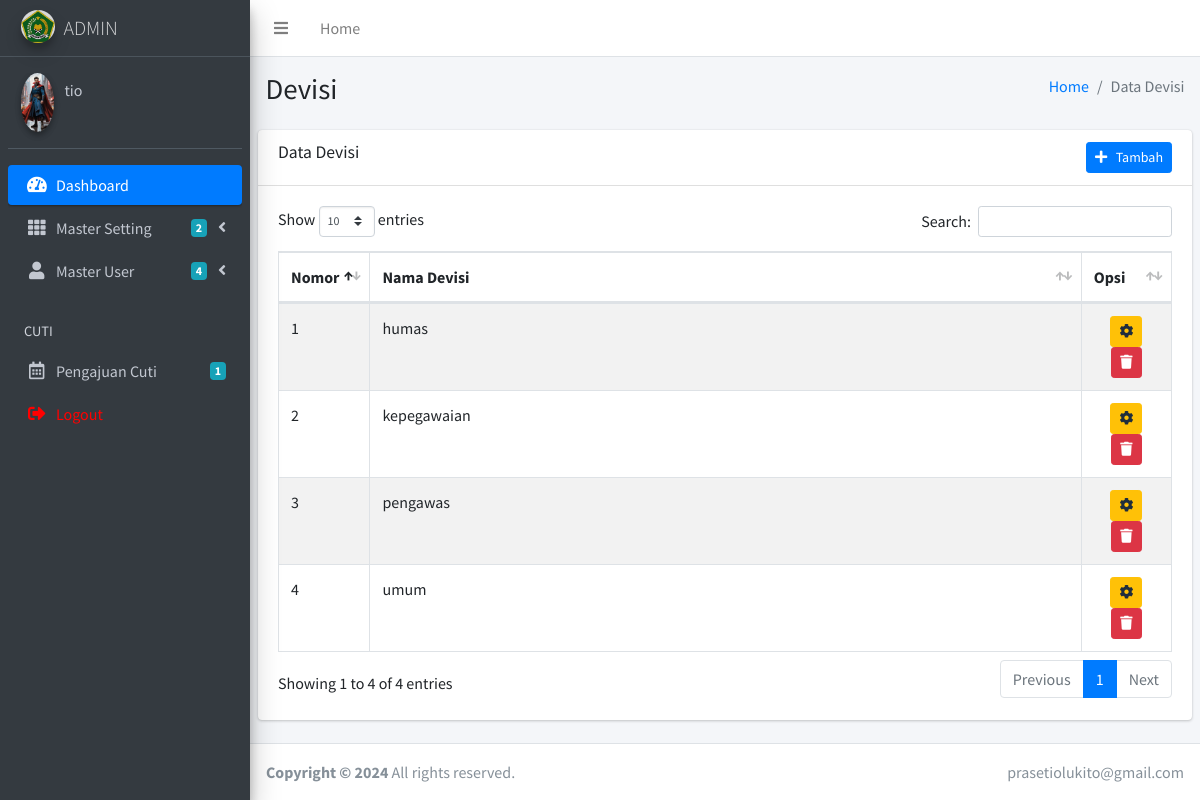
Screenshot of /admin/devisi.php (signed in) with the database file from the repository.
### tables this page shows
CREATE TABLE `tbl_devisi` (
  `devisi_id` int(11) NOT NULL,
  `devisi_nama` varchar(100) NOT NULL
);

### admin/devisi.php (the view, shortened to what this page needs)
<?php include 'header.php'; ?>
<div class="content-wrapper">
	<section class="content-header">
		<div class="container-fluid">
			<div class="row mb-2">
				<div class="col-sm-6">
					<h1>Devisi</h1>
				</div>
				<div class="col-sm-6">
					<ol class="breadcrumb float-sm-right">
						<li class="breadcrumb-item"><a href="index.php">Home</a></li>
						<li class="breadcrumb-item active">Data Devisi</li>
					</ol>
				</div>
			</div>
		</div>
	</section>
	<section class="content">
		<div class="row">
			<div class="col-12">
				<div class="card">
					<div class="card-header">
						<h3 class="card-title">Data Devisi</h3>
						<div class="float-right">
							<button type="button" class="btn btn-primary btn-sm" data-toggle="modal" data-target="#addDevisi">
								<i class="fa fa-plus"></i> &nbsp Tambah
							</button>
						</div>
					</div>
					<div class="card-body">
						<table id="example1" class="table table-bordered table-striped">
							<thead>
								<tr>
									<th width="1%">Nomor</th>
									<th>Nama Devisi</th>
									<th width="10%">Opsi</th>
								</tr>
							</thead>
							<tbody>
								<?php
								$no=1;
								$data = mysqli_query($koneksi,"select * from tbl_devisi");
								while($d = mysqli_fetch_array($data)){
									?>
									<tr>
										<td><?php echo $no++; ?></td>
										<td><?php echo $d['devisi_nama'] ?></td>
										<td>
											<center>
												<button type="button" class="btn btn-warning btn-sm btn-icon" data-toggle="modal" data-target="#edit_devisi_<?php echo $d['devisi_id'] ?>">
													<i class="fas fa-cog"></i>
												</button>
												<button type="button" class="btn btn-danger btn-sm btn-icon" data-toggle="modal" data-target="#hapus_devisi_<?php echo $d['devisi_id'] ?>">
													<i class="fas fa-trash"></i>
												</button>
											</center>
										</td>
									</tr>
									<?php
								}
								?>
						</table>
					</div>
				</div>
			</div>
		</div>
	</section>
</div>
<?php include 'footer.php'; ?>

### admin/header.php (shortened to what this page needs)
<!DOCTYPE html>
<html>
<head>
  <link rel="stylesheet" href="../plugins/fontawesome-free/css/all.min.css">
  <link rel="stylesheet" href="https://code.ionicframework.com/ionicons/2.0.1/css/ionicons.min.css">
  <link rel="stylesheet" href="../plugins/tempusdominus-bootstrap-4/css/tempusdominus-bootstrap-4.min.css">
  <link rel="stylesheet" href="../plugins/icheck-bootstrap/icheck-bootstrap.min.css">
  <link rel="stylesheet" href="../plugins/jqvmap/jqvmap.min.css">
  <link rel="stylesheet" href="../plugins/datatables-bs4/css/dataTables.bootstrap4.css">
  <link rel="stylesheet" href="../dist/css/adminlte.min.css">
  <link rel="stylesheet" href="../plugins/overlayScrollbars/css/OverlayScrollbars.min.css">
  <link rel="stylesheet" href="../plugins/daterangepicker/daterangepicker.css">
  <link rel="stylesheet" href="../plugins/summernote/summernote-bs4.css">
</head>
  <?php include '../koneksi.php'; ?>
<body class="hold-transition sidebar-mini layout-fixed">
<div class="wrapper">
  <nav class="main-header navbar navbar-expand navbar-white navbar-light">
    <ul class="navbar-nav">
      <li class="nav-item">
        <a class="nav-link" data-widget="pushmenu" href="#"><i class="fas fa-bars"></i></a>
      </li>
      <li class="nav-item d-none d-sm-inline-block">
        <a href="index.php" class="nav-link">Home</a>
      </li>
    </ul>
  </nav>
  <aside class="main-sidebar sidebar-dark-primary elevation-4">
    <a href="index.php" class="brand-link">
      <img src="../dist/img/images.png" alt="Kemenag Logo" class="brand-image img-circle elevation-3"
           style="opacity: .8">
      <span class="brand-text font-weight-light">ADMIN</span>
    </a>
    <?php
    $saya = $_SESSION['id'];
    $data = mysqli_query($koneksi,"select * from tbl_admin where admin_id='$saya'");
    $d = mysqli_fetch_assoc($data);
    ?>
    <div class="sidebar">
      <div class="user-panel mt-3 pb-3 mb-3 d-flex">
        <div class="image">
          <?php
          if($d['admin_foto']=="admin_foto.png"){
            ?>
            <img src="../dist/img/admin_foto.png" class="img-circle elevation-2" alt="User Image">
            <?php
          }else{
            ?>
            <img src="../gambar/user/<?php echo $d['admin_foto'] ?>" class="img-circle elevation-2" alt="User Image">
            <?php
          }
          ?>
        </div>
        <div class="info">
          <a href="index.php" class="d-block"><?php echo $d['admin_nama'] ?></a>
        </div>
      </div>
      <nav class="mt-2">
        <ul class="nav nav-pills nav-sidebar flex-column" data-widget="treeview" role="menu" data-accordion="false">
          <li class="nav-item has-treeview menu-open">
            <a href="index.php" class="nav-link active">
              <i class="nav-icon fas fa-tachometer-alt"></i>
              <p>
                Dashboard
              </p>
            </a>
          </li>
          <li class="nav-item has-treeview">
            <a href="#" class="nav-link">
              <i class="nav-icon fas fa-th"></i>
              <p>
                Master Setting
                <i class="fas fa-angle-left right"></i>
                <span class="badge badge-info right">2</span>
              </p>
            </a>
          </li>
          <li class="nav-item has-treeview">
            <a href="#" class="nav-link">
              <i class="nav-icon fas fa-user"></i>
              <p>
                Master User
                <i class="fas fa-angle-left right"></i>
                <span class="badge badge-info right">4</span>
              </p>
            </a>
          </li>
          <li class="nav-header">CUTI</li>
          <li class="nav-item">
            <a href="cuti.php" class="nav-link">
              <i class="nav-icon far fa-calendar-alt"></i>
              <p>
                 <?php
                $cuti = mysqli_query($koneksi,"select * from tbl_cuti");
                $ct = mysqli_num_rows($cuti);
                ?>
                Pengajuan Cuti
                <span class="badge badge-info right"><?php echo $ct ?></span>
              </p>
            </a>
          </li>
           <li class="nav-item">
            <a href="logout.php" class="nav-link">
              <i class="nav-icon fas fa-sign-out-alt" style="color: red;"></i>
              <p style="color: red;">
                Logout
              </p>
            </a>
          </li>
        </ul>
      </nav>
    </div>
  </aside>

### rows the page displays
tbl_devisi: devisi_nama "humas"
tbl_devisi: devisi_nama "kepegawaian"
tbl_devisi: devisi_nama "pengawas"
tbl_devisi: devisi_nama "umum"

### other values shown
$d['admin_nama'] "tio"
$ct "1"
